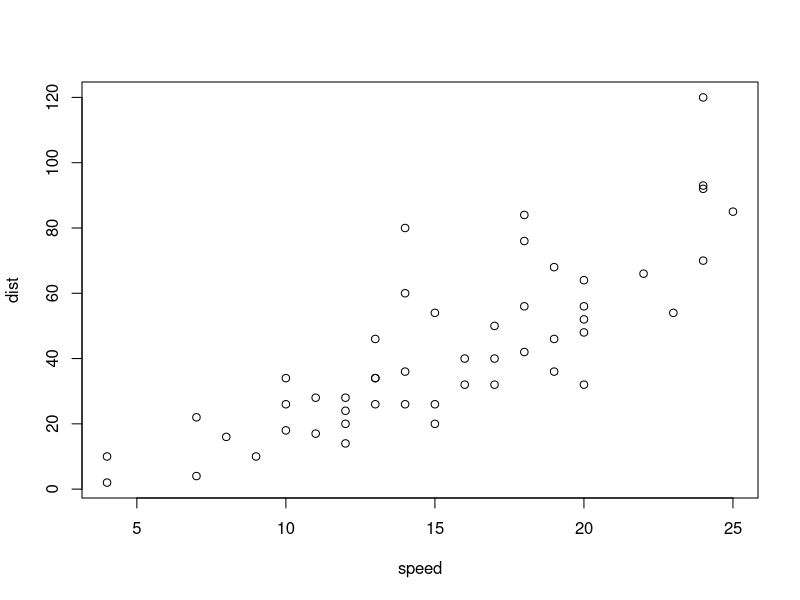
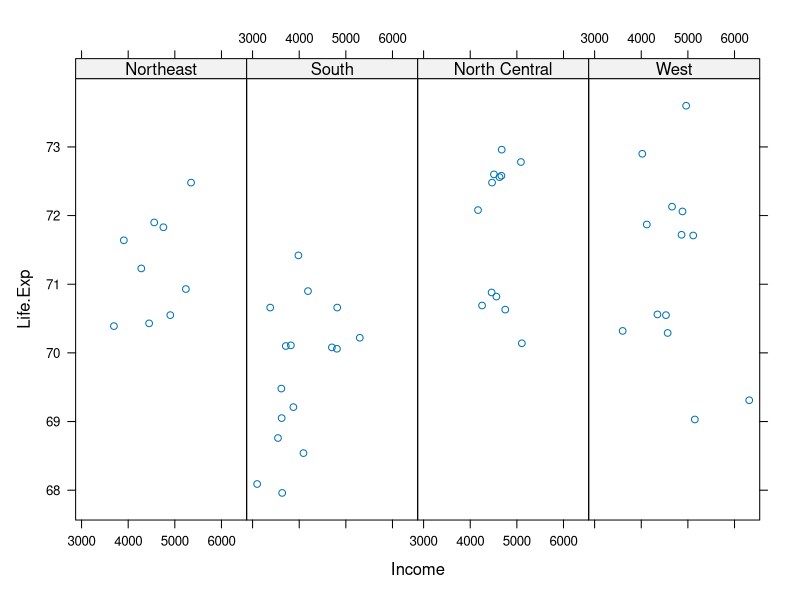
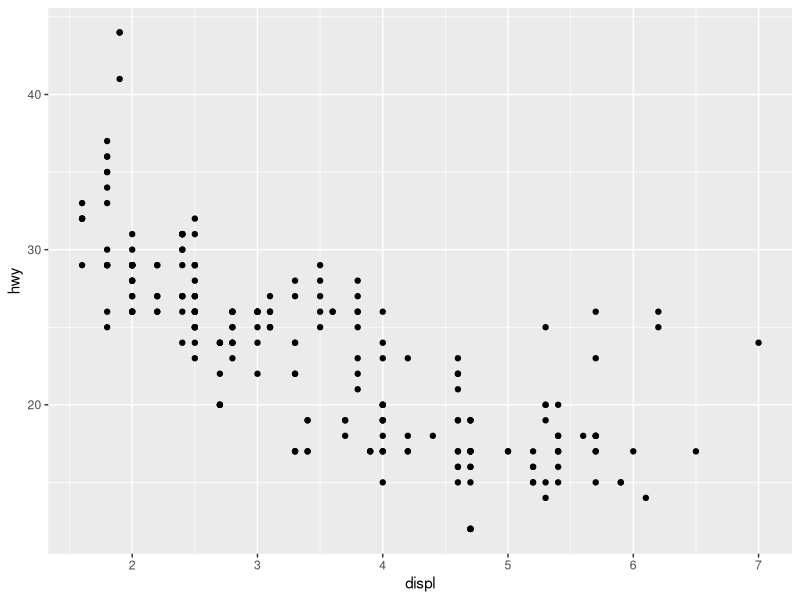
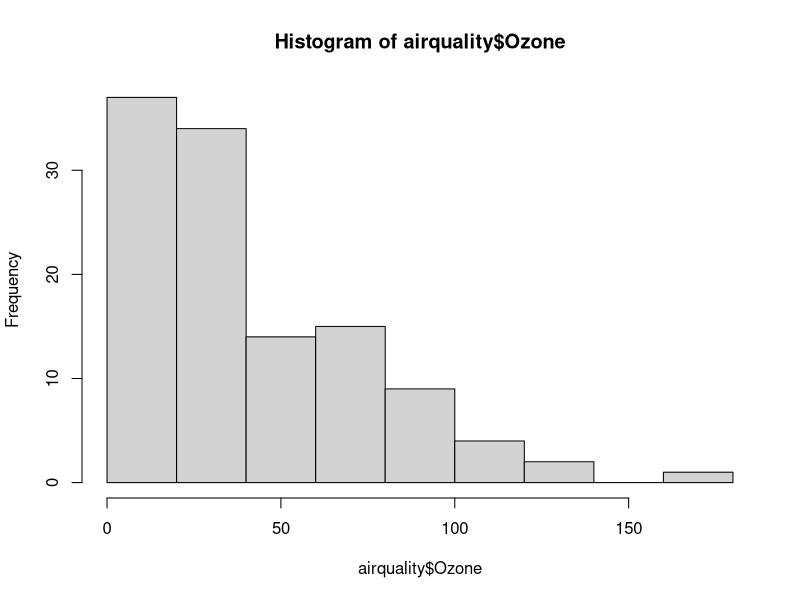
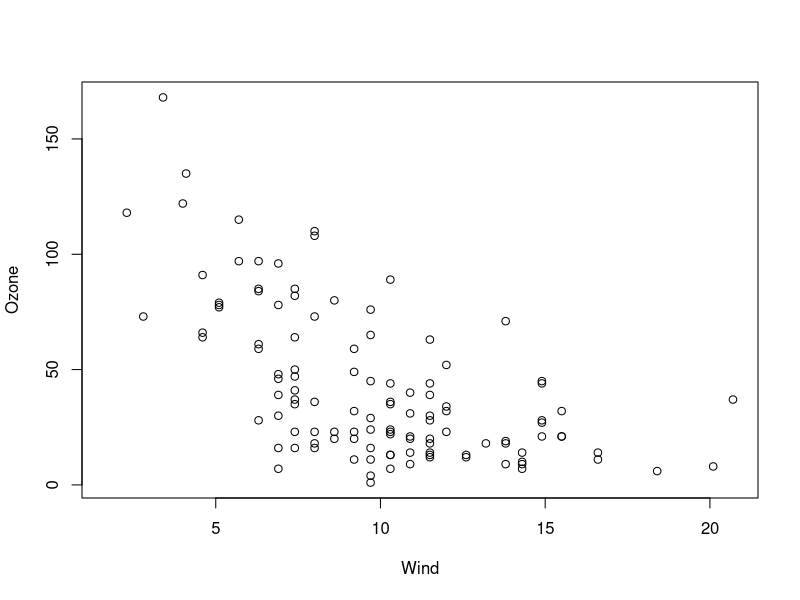
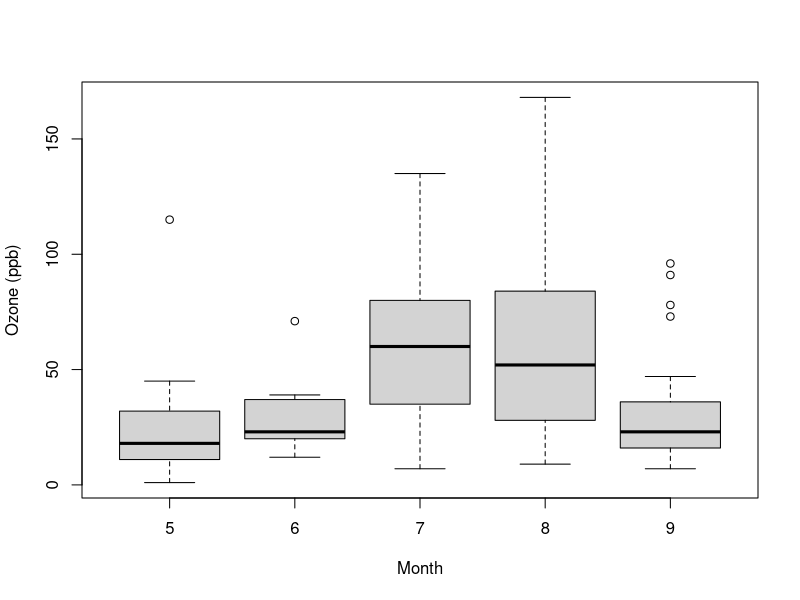
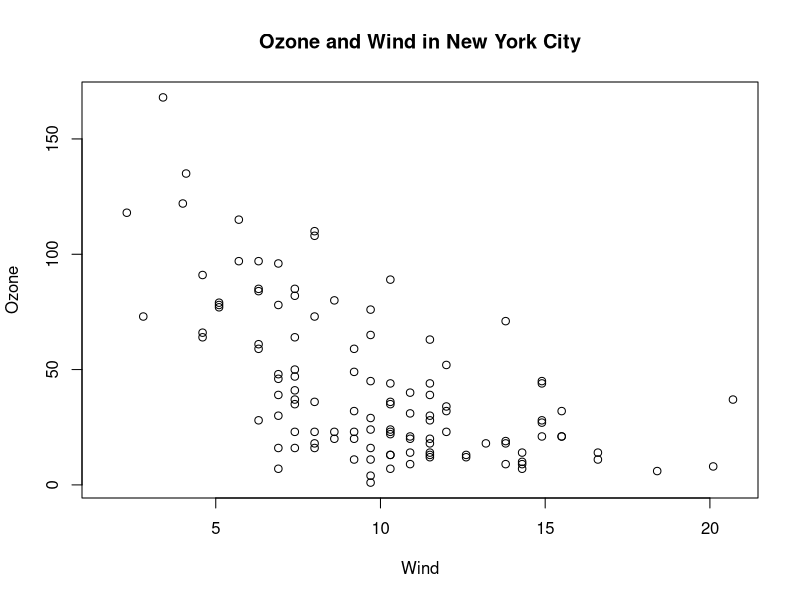
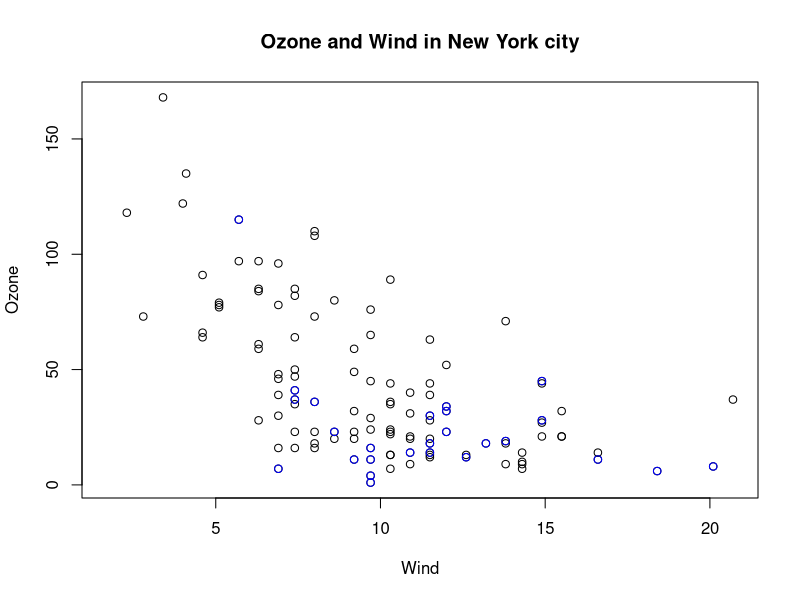

These figures' R source, in order:
## ---- chunk 1
library(datasets)
data(cars)
with(cars, plot(speed, dist))
## ---- chunk 2
library(lattice)
state <- data.frame(state.x77, region = state.region)
xyplot(Life.Exp ~ Income | region, data = state, layout = c(4,1))
## ---- chunk 3
library(ggplot2)
data(mpg)
qplot(displ, hwy, data = mpg)
## ---- chunk 4
library(datasets)
hist(airquality$Ozone) # draw a new plot
## ---- chunk 5
with(airquality, plot(Wind,Ozone))
## ---- chunk 6
airquality <- transform(airquality, Month = factor(Month))
boxplot(Ozone ~ Month, airquality, xlab = "Month",ylab = "Ozone (ppb)")
## ---- chunk 7
par("lty")
## ---- chunk 8
library(datasets)
with(airquality, plot(Wind, Ozone))
title(main = "Ozone and Wind in New York City") # Add a title
## ---- chunk 9
# Add color to one subset
with(airquality, plot(Wind, Ozone, main = "Ozone and Wind in New York city"))
with(subset(airquality, Month == 5), points(Wind, Ozone, col = "blue"))
## ---- chunk 10
with(airquality, plot(Wind, Ozone, main = "Ozone and Wind in New York City", type = "n")) # type = n initialized the plot but doesn't plot the data 
with(subset(airquality, Month == 5), points(Wind, Ozone, col = "blue"))
with(subset(airquality, Month != 5), points(Wind, Ozone, col = "red"))
legend("topright", pch = 1, col = c("blue","red"), legend = c("May", "Other Months"))
## ---- chunk 11
with(airquality, plot(Wind, Ozone, main = "Ozone and Wind in New York City", pch = 20))
model <- lm(Ozone ~ Wind, airquality)
abline(model, lwd = 2)
## ---- chunk 12
par(mfrow = c(1,2))
with(airquality, {
  plot(Wind, Ozone, main = "Ozone and Wind")
  plot(Solar.R, Ozone, main = "Ozone and Solar Radiation")
})
## ---- chunk 13
par(mfrow = c(1,3), mar = c(4,4,2,1), oma = c(0,0,2,0))
with(airquality, {
  plot(Wind, Ozone, main = "Ozone and Wind")
  plot(Solar.R, Ozone, main = "Ozone and Solar Radiation")
  plot(Temp, Ozone, main = "Ozone and Temperature")
  mtext("Ozone and Weather in New York City", outer = TRUE)
})
